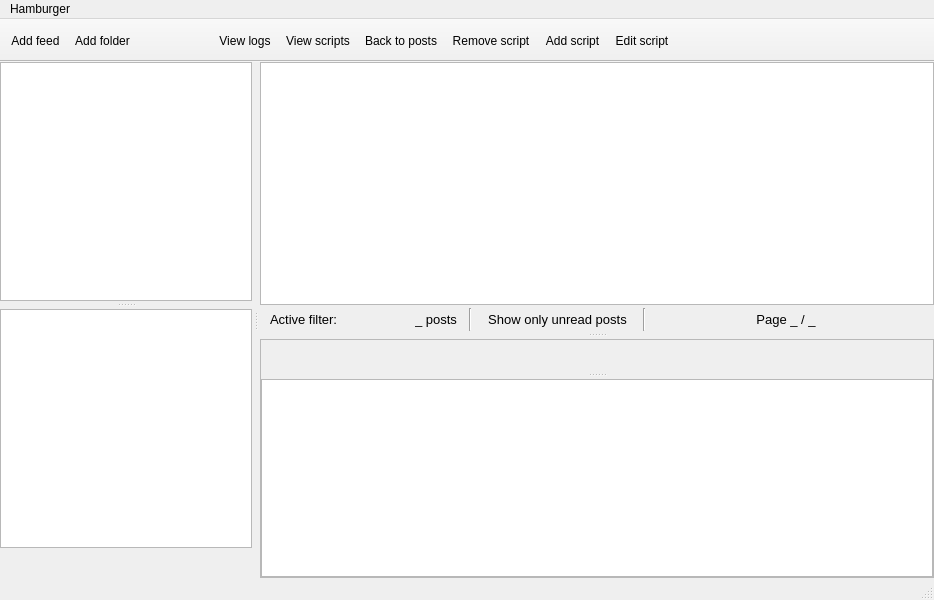
<?xml version="1.0" encoding="UTF-8"?>
<ui version="4.0">
 <class>MainWindow</class>
 <widget class="QMainWindow" name="MainWindow">
  <property name="geometry">
   <rect>
    <x>0</x>
    <y>0</y>
    <width>934</width>
    <height>600</height>
   </rect>
  </property>
  <property name="minimumSize">
   <size>
    <width>800</width>
    <height>600</height>
   </size>
  </property>
  <property name="contextMenuPolicy">
   <enum>Qt::NoContextMenu</enum>
  </property>
  <property name="windowTitle">
   <string notr="true">Zap Feed Reader</string>
  </property>
  <widget class="QWidget" name="centralwidget">
   <layout class="QVBoxLayout" name="verticalLayout">
    <property name="leftMargin">
     <number>0</number>
    </property>
    <property name="topMargin">
     <number>0</number>
    </property>
    <property name="rightMargin">
     <number>0</number>
    </property>
    <property name="bottomMargin">
     <number>0</number>
    </property>
    <item>
     <widget class="QSplitter" name="splitterSourcesAndContentPanes">
      <property name="orientation">
       <enum>Qt::Horizontal</enum>
      </property>
      <property name="handleWidth">
       <number>8</number>
      </property>
      <property name="childrenCollapsible">
       <bool>false</bool>
      </property>
      <widget class="QWidget" name="verticalLayoutWidget_2">
       <layout class="QVBoxLayout" name="verticalLayout_5">
        <property name="spacing">
         <number>0</number>
        </property>
        <item>
         <widget class="QSplitter" name="splitterSourcesAndScriptFolders">
          <property name="orientation">
           <enum>Qt::Vertical</enum>
          </property>
          <property name="handleWidth">
           <number>8</number>
          </property>
          <property name="childrenCollapsible">
           <bool>false</bool>
          </property>
          <widget class="ZapFR::Client::TreeViewSources" name="treeViewSources">
           <property name="contextMenuPolicy">
            <enum>Qt::CustomContextMenu</enum>
           </property>
           <property name="editTriggers">
            <set>QAbstractItemView::NoEditTriggers</set>
           </property>
           <property name="dragEnabled">
            <bool>true</bool>
           </property>
           <property name="dragDropMode">
            <enum>QAbstractItemView::InternalMove</enum>
           </property>
           <property name="defaultDropAction">
            <enum>Qt::MoveAction</enum>
           </property>
           <property name="alternatingRowColors">
            <bool>true</bool>
           </property>
           <property name="uniformRowHeights">
            <bool>true</bool>
           </property>
           <property name="headerHidden">
            <bool>false</bool>
           </property>
           <property name="expandsOnDoubleClick">
            <bool>false</bool>
           </property>
          </widget>
          <widget class="ZapFR::Client::TableViewScriptFolders" name="tableViewScriptFolders">
           <property name="contextMenuPolicy">
            <enum>Qt::CustomContextMenu</enum>
           </property>
           <property name="editTriggers">
            <set>QAbstractItemView::NoEditTriggers</set>
           </property>
           <property name="alternatingRowColors">
            <bool>true</bool>
           </property>
           <property name="selectionMode">
            <enum>QAbstractItemView::SingleSelection</enum>
           </property>
           <property name="selectionBehavior">
            <enum>QAbstractItemView::SelectRows</enum>
           </property>
           <property name="gridStyle">
            <enum>Qt::NoPen</enum>
           </property>
           <attribute name="horizontalHeaderHighlightSections">
            <bool>false</bool>
           </attribute>
           <attribute name="verticalHeaderVisible">
            <bool>false</bool>
           </attribute>
          </widget>
         </widget>
        </item>
        <item>
         <widget class="QFrame" name="frameFlagFilters">
          <layout class="QHBoxLayout" name="horizontalLayout_5">
           <property name="spacing">
            <number>0</number>
           </property>
           <property name="leftMargin">
            <number>0</number>
           </property>
           <property name="topMargin">
            <number>0</number>
           </property>
           <property name="rightMargin">
            <number>0</number>
           </property>
           <property name="bottomMargin">
            <number>0</number>
           </property>
           <item>
            <widget class="ZapFR::Client::PopupFlag" name="widgetFilterFlagBlue" native="true">
             <property name="minimumSize">
              <size>
               <width>30</width>
               <height>30</height>
              </size>
             </property>
            </widget>
           </item>
           <item>
            <widget class="ZapFR::Client::PopupFlag" name="widgetFilterFlagGreen" native="true">
             <property name="minimumSize">
              <size>
               <width>30</width>
               <height>30</height>
              </size>
             </property>
            </widget>
           </item>
           <item>
            <widget class="ZapFR::Client::PopupFlag" name="widgetFilterFlagYellow" native="true">
             <property name="minimumSize">
              <size>
               <width>30</width>
               <height>30</height>
              </size>
             </property>
            </widget>
           </item>
           <item>
            <widget class="ZapFR::Client::PopupFlag" name="widgetFilterFlagOrange" native="true">
             <property name="minimumSize">
              <size>
               <width>30</width>
               <height>30</height>
              </size>
             </property>
            </widget>
           </item>
           <item>
            <widget class="ZapFR::Client::PopupFlag" name="widgetFilterFlagRed" native="true">
             <property name="minimumSize">
              <size>
               <width>30</width>
               <height>30</height>
              </size>
             </property>
            </widget>
           </item>
           <item>
            <widget class="ZapFR::Client::PopupFlag" name="widgetFilterFlagPurple" native="true">
             <property name="minimumSize">
              <size>
               <width>30</width>
               <height>30</height>
              </size>
             </property>
            </widget>
           </item>
           <item>
            <spacer name="horizontalSpacer_5">
             <property name="orientation">
              <enum>Qt::Horizontal</enum>
             </property>
             <property name="sizeHint" stdset="0">
              <size>
               <width>40</width>
               <height>20</height>
              </size>
             </property>
            </spacer>
           </item>
          </layout>
         </widget>
        </item>
       </layout>
      </widget>
      <widget class="QStackedWidget" name="stackedWidgetContentPanes">
       <property name="currentIndex">
        <number>0</number>
       </property>
       <widget class="QWidget" name="pagePosts">
        <layout class="QVBoxLayout" name="verticalLayout_3">
         <property name="leftMargin">
          <number>0</number>
         </property>
         <property name="topMargin">
          <number>0</number>
         </property>
         <property name="rightMargin">
          <number>0</number>
         </property>
         <property name="bottomMargin">
          <number>0</number>
         </property>
         <item>
          <widget class="QSplitter" name="splitterPostsTableAndPostView">
           <property name="orientation">
            <enum>Qt::Vertical</enum>
           </property>
           <property name="handleWidth">
            <number>8</number>
           </property>
           <widget class="QWidget" name="verticalLayoutWidget">
            <layout class="QVBoxLayout" name="layoutPostNavigator">
             <property name="spacing">
              <number>0</number>
             </property>
             <item>
              <widget class="ZapFR::Client::TableViewPosts" name="tableViewPosts">
               <property name="contextMenuPolicy">
                <enum>Qt::CustomContextMenu</enum>
               </property>
               <property name="editTriggers">
                <set>QAbstractItemView::NoEditTriggers</set>
               </property>
               <property name="alternatingRowColors">
                <bool>true</bool>
               </property>
               <property name="selectionBehavior">
                <enum>QAbstractItemView::SelectRows</enum>
               </property>
               <property name="gridStyle">
                <enum>Qt::DotLine</enum>
               </property>
               <attribute name="horizontalHeaderHighlightSections">
                <bool>false</bool>
               </attribute>
               <attribute name="verticalHeaderVisible">
                <bool>false</bool>
               </attribute>
              </widget>
             </item>
             <item>
              <layout class="QHBoxLayout" name="horizontalLayout">
               <property name="spacing">
                <number>12</number>
               </property>
               <property name="topMargin">
                <number>3</number>
               </property>
               <item>
                <layout class="QHBoxLayout" name="horizontalLayout_6">
                 <property name="spacing">
                  <number>3</number>
                 </property>
                 <item>
                  <spacer name="horizontalSpacer_6">
                   <property name="orientation">
                    <enum>Qt::Horizontal</enum>
                   </property>
                   <property name="sizeType">
                    <enum>QSizePolicy::Fixed</enum>
                   </property>
                   <property name="sizeHint" stdset="0">
                    <size>
                     <width>10</width>
                     <height>20</height>
                    </size>
                   </property>
                  </spacer>
                 </item>
                 <item>
                  <widget class="QLabel" name="labelActiveFilter">
                   <property name="font">
                    <font>
                     <pointsize>10</pointsize>
                    </font>
                   </property>
                   <property name="text">
                    <string>Active filter:</string>
                   </property>
                  </widget>
                 </item>
                 <item>
                  <widget class="QLabel" name="labelActiveFilterFlag">
                   <property name="minimumSize">
                    <size>
                     <width>20</width>
                     <height>20</height>
                    </size>
                   </property>
                   <property name="maximumSize">
                    <size>
                     <width>20</width>
                     <height>20</height>
                    </size>
                   </property>
                   <property name="text">
                    <string/>
                   </property>
                   <property name="scaledContents">
                    <bool>true</bool>
                   </property>
                  </widget>
                 </item>
                 <item>
                  <widget class="QLabel" name="labelActiveFilterOther">
                   <property name="font">
                    <font>
                     <pointsize>10</pointsize>
                    </font>
                   </property>
                   <property name="text">
                    <string/>
                   </property>
                  </widget>
                 </item>
                </layout>
               </item>
               <item>
                <spacer name="horizontalSpacer_3">
                 <property name="orientation">
                  <enum>Qt::Horizontal</enum>
                 </property>
                 <property name="sizeHint" stdset="0">
                  <size>
                   <width>40</width>
                   <height>20</height>
                  </size>
                 </property>
                </spacer>
               </item>
               <item>
                <widget class="QLabel" name="labelTotalPostCount">
                 <property name="font">
                  <font>
                   <pointsize>10</pointsize>
                  </font>
                 </property>
                 <property name="text">
                  <string>_ posts</string>
                 </property>
                </widget>
               </item>
               <item>
                <widget class="Line" name="line">
                 <property name="orientation">
                  <enum>Qt::Vertical</enum>
                 </property>
                </widget>
               </item>
               <item>
                <widget class="QPushButton" name="pushButtonToggleShowUnread">
                 <property name="font">
                  <font>
                   <pointsize>10</pointsize>
                  </font>
                 </property>
                 <property name="text">
                  <string>Show only unread posts</string>
                 </property>
                 <property name="flat">
                  <bool>true</bool>
                 </property>
                </widget>
               </item>
               <item>
                <widget class="Line" name="line_2">
                 <property name="orientation">
                  <enum>Qt::Vertical</enum>
                 </property>
                </widget>
               </item>
               <item>
                <widget class="QFrame" name="framePostPageNavigation">
                 <property name="frameShape">
                  <enum>QFrame::NoFrame</enum>
                 </property>
                 <property name="frameShadow">
                  <enum>QFrame::Plain</enum>
                 </property>
                 <layout class="QHBoxLayout" name="horizontalLayout_3">
                  <property name="spacing">
                   <number>4</number>
                  </property>
                  <property name="leftMargin">
                   <number>0</number>
                  </property>
                  <property name="topMargin">
                   <number>0</number>
                  </property>
                  <property name="rightMargin">
                   <number>0</number>
                  </property>
                  <property name="bottomMargin">
                   <number>0</number>
                  </property>
                  <item>
                   <widget class="QPushButton" name="pushButtonPostFirstPage">
                    <property name="cursor">
                     <cursorShape>PointingHandCursor</cursorShape>
                    </property>
                    <property name="toolTip">
                     <string>First page</string>
                    </property>
                    <property name="text">
                     <string/>
                    </property>
                    <property name="flat">
                     <bool>true</bool>
                    </property>
                   </widget>
                  </item>
                  <item>
                   <widget class="QPushButton" name="pushButtonPostPreviousPage">
                    <property name="cursor">
                     <cursorShape>PointingHandCursor</cursorShape>
                    </property>
                    <property name="toolTip">
                     <string>Previous page</string>
                    </property>
                    <property name="text">
                     <string/>
                    </property>
                    <property name="flat">
                     <bool>true</bool>
                    </property>
                   </widget>
                  </item>
                  <item>
                   <widget class="QPushButton" name="pushButtonPostPageNumber">
                    <property name="font">
                     <font>
                      <pointsize>10</pointsize>
                     </font>
                    </property>
                    <property name="cursor">
                     <cursorShape>PointingHandCursor</cursorShape>
                    </property>
                    <property name="text">
                     <string>Page _ / _</string>
                    </property>
                    <property name="flat">
                     <bool>true</bool>
                    </property>
                   </widget>
                  </item>
                  <item>
                   <widget class="QPushButton" name="pushButtonPostNextPage">
                    <property name="cursor">
                     <cursorShape>PointingHandCursor</cursorShape>
                    </property>
                    <property name="toolTip">
                     <string>Next page</string>
                    </property>
                    <property name="text">
                     <string/>
                    </property>
                    <property name="flat">
                     <bool>true</bool>
                    </property>
                   </widget>
                  </item>
                  <item>
                   <widget class="QPushButton" name="pushButtonPostLastPage">
                    <property name="cursor">
                     <cursorShape>PointingHandCursor</cursorShape>
                    </property>
                    <property name="toolTip">
                     <string>Last page</string>
                    </property>
                    <property name="text">
                     <string/>
                    </property>
                    <property name="flat">
                     <bool>true</bool>
                    </property>
                   </widget>
                  </item>
                 </layout>
                </widget>
               </item>
               <item>
                <spacer name="horizontalSpacer_2">
                 <property name="orientation">
                  <enum>Qt::Horizontal</enum>
                 </property>
                 <property name="sizeType">
                  <enum>QSizePolicy::Fixed</enum>
                 </property>
                 <property name="sizeHint" stdset="0">
                  <size>
                   <width>20</width>
                   <height>20</height>
                  </size>
                 </property>
                </spacer>
               </item>
              </layout>
             </item>
            </layout>
           </widget>
           <widget class="QStackedWidget" name="stackedWidgetPost">
            <property name="frameShape">
             <enum>QFrame::StyledPanel</enum>
            </property>
            <property name="frameShadow">
             <enum>QFrame::Raised</enum>
            </property>
            <widget class="QWidget" name="pagePost">
             <layout class="QVBoxLayout" name="verticalLayout_2">
              <property name="spacing">
               <number>0</number>
              </property>
              <property name="leftMargin">
               <number>0</number>
              </property>
              <property name="topMargin">
               <number>0</number>
              </property>
              <property name="rightMargin">
               <number>0</number>
              </property>
              <property name="bottomMargin">
               <number>0</number>
              </property>
              <item>
               <widget class="QSplitter" name="splitterPostAndEnclosures">
                <property name="orientation">
                 <enum>Qt::Vertical</enum>
                </property>
                <property name="handleWidth">
                 <number>8</number>
                </property>
                <widget class="ZapFR::Client::WebEngineViewPost" name="webViewPost" native="true"/>
                <widget class="ZapFR::Client::TableViewPostEnclosures" name="tableViewPostEnclosures">
                 <property name="contextMenuPolicy">
                  <enum>Qt::CustomContextMenu</enum>
                 </property>
                 <property name="editTriggers">
                  <set>QAbstractItemView::NoEditTriggers</set>
                 </property>
                 <property name="showDropIndicator" stdset="0">
                  <bool>false</bool>
                 </property>
                 <property name="alternatingRowColors">
                  <bool>true</bool>
                 </property>
                 <property name="selectionMode">
                  <enum>QAbstractItemView::SingleSelection</enum>
                 </property>
                 <property name="selectionBehavior">
                  <enum>QAbstractItemView::SelectRows</enum>
                 </property>
                 <property name="gridStyle">
                  <enum>Qt::DotLine</enum>
                 </property>
                 <attribute name="horizontalHeaderHighlightSections">
                  <bool>false</bool>
                 </attribute>
                 <attribute name="verticalHeaderVisible">
                  <bool>false</bool>
                 </attribute>
                 <attribute name="verticalHeaderHighlightSections">
                  <bool>false</bool>
                 </attribute>
                </widget>
               </widget>
              </item>
             </layout>
            </widget>
            <widget class="QWidget" name="pagePostCaption">
             <layout class="QVBoxLayout" name="verticalLayout_7">
              <property name="spacing">
               <number>0</number>
              </property>
              <property name="leftMargin">
               <number>0</number>
              </property>
              <property name="topMargin">
               <number>0</number>
              </property>
              <property name="rightMargin">
               <number>0</number>
              </property>
              <property name="bottomMargin">
               <number>0</number>
              </property>
              <item>
               <widget class="ZapFR::Client::WidgetPostCaption" name="widgetPostCaption" native="true"/>
              </item>
             </layout>
            </widget>
           </widget>
          </widget>
         </item>
        </layout>
       </widget>
       <widget class="QWidget" name="pageLogs">
        <layout class="QVBoxLayout" name="verticalLayout_4">
         <property name="leftMargin">
          <number>0</number>
         </property>
         <property name="topMargin">
          <number>0</number>
         </property>
         <property name="rightMargin">
          <number>0</number>
         </property>
         <property name="bottomMargin">
          <number>0</number>
         </property>
         <item>
          <widget class="ZapFR::Client::TableViewLogs" name="tableViewLogs">
           <property name="editTriggers">
            <set>QAbstractItemView::NoEditTriggers</set>
           </property>
           <property name="showDropIndicator" stdset="0">
            <bool>false</bool>
           </property>
           <property name="alternatingRowColors">
            <bool>true</bool>
           </property>
           <property name="selectionMode">
            <enum>QAbstractItemView::SingleSelection</enum>
           </property>
           <property name="selectionBehavior">
            <enum>QAbstractItemView::SelectRows</enum>
           </property>
           <property name="gridStyle">
            <enum>Qt::DotLine</enum>
           </property>
           <attribute name="horizontalHeaderHighlightSections">
            <bool>false</bool>
           </attribute>
           <attribute name="verticalHeaderVisible">
            <bool>false</bool>
           </attribute>
          </widget>
         </item>
         <item>
          <layout class="QHBoxLayout" name="horizontalLayout_2">
           <item>
            <widget class="QFrame" name="frameLogNavigation">
             <property name="frameShape">
              <enum>QFrame::NoFrame</enum>
             </property>
             <property name="frameShadow">
              <enum>QFrame::Plain</enum>
             </property>
             <layout class="QHBoxLayout" name="horizontalLayout_4">
              <property name="leftMargin">
               <number>0</number>
              </property>
              <property name="topMargin">
               <number>0</number>
              </property>
              <property name="rightMargin">
               <number>0</number>
              </property>
              <property name="bottomMargin">
               <number>0</number>
              </property>
              <item>
               <spacer name="horizontalSpacer_4">
                <property name="orientation">
                 <enum>Qt::Horizontal</enum>
                </property>
                <property name="sizeHint" stdset="0">
                 <size>
                  <width>40</width>
                  <height>20</height>
                 </size>
                </property>
               </spacer>
              </item>
              <item>
               <widget class="QPushButton" name="pushButtonLogFirstPage">
                <property name="text">
                 <string/>
                </property>
                <property name="flat">
                 <bool>true</bool>
                </property>
               </widget>
              </item>
              <item>
               <widget class="QPushButton" name="pushButtonLogPreviousPage">
                <property name="text">
                 <string/>
                </property>
                <property name="flat">
                 <bool>true</bool>
                </property>
               </widget>
              </item>
              <item>
               <widget class="QPushButton" name="pushButtonLogPageNumber">
                <property name="font">
                 <font>
                  <pointsize>10</pointsize>
                 </font>
                </property>
                <property name="text">
                 <string>Page _/_</string>
                </property>
                <property name="flat">
                 <bool>true</bool>
                </property>
               </widget>
              </item>
              <item>
               <widget class="QPushButton" name="pushButtonLogNextPage">
                <property name="text">
                 <string/>
                </property>
                <property name="flat">
                 <bool>true</bool>
                </property>
               </widget>
              </item>
              <item>
               <widget class="QPushButton" name="pushButtonLogLastPage">
                <property name="text">
                 <string/>
                </property>
                <property name="flat">
                 <bool>true</bool>
                </property>
               </widget>
              </item>
             </layout>
            </widget>
           </item>
           <item>
            <spacer name="horizontalSpacer">
             <property name="orientation">
              <enum>Qt::Horizontal</enum>
             </property>
             <property name="sizeType">
              <enum>QSizePolicy::Fixed</enum>
             </property>
             <property name="sizeHint" stdset="0">
              <size>
               <width>20</width>
               <height>20</height>
              </size>
             </property>
            </spacer>
           </item>
          </layout>
         </item>
        </layout>
       </widget>
       <widget class="QWidget" name="pageScripts">
        <layout class="QVBoxLayout" name="verticalLayout_6">
         <property name="spacing">
          <number>0</number>
         </property>
         <property name="leftMargin">
          <number>0</number>
         </property>
         <property name="topMargin">
          <number>0</number>
         </property>
         <property name="rightMargin">
          <number>0</number>
         </property>
         <property name="bottomMargin">
          <number>0</number>
         </property>
         <item>
          <widget class="ZapFR::Client::TableViewScripts" name="tableViewScripts">
           <property name="contextMenuPolicy">
            <enum>Qt::CustomContextMenu</enum>
           </property>
           <property name="editTriggers">
            <set>QAbstractItemView::NoEditTriggers</set>
           </property>
           <property name="showDropIndicator" stdset="0">
            <bool>false</bool>
           </property>
           <property name="alternatingRowColors">
            <bool>true</bool>
           </property>
           <property name="selectionMode">
            <enum>QAbstractItemView::SingleSelection</enum>
           </property>
           <property name="selectionBehavior">
            <enum>QAbstractItemView::SelectRows</enum>
           </property>
           <property name="gridStyle">
            <enum>Qt::DotLine</enum>
           </property>
           <attribute name="horizontalHeaderHighlightSections">
            <bool>false</bool>
           </attribute>
           <attribute name="verticalHeaderVisible">
            <bool>false</bool>
           </attribute>
          </widget>
         </item>
        </layout>
       </widget>
       <widget class="QWidget" name="pageProperties">
        <layout class="QVBoxLayout" name="verticalLayout_8">
         <property name="spacing">
          <number>0</number>
         </property>
         <property name="leftMargin">
          <number>0</number>
         </property>
         <property name="topMargin">
          <number>0</number>
         </property>
         <property name="rightMargin">
          <number>0</number>
         </property>
         <property name="bottomMargin">
          <number>0</number>
         </property>
         <item>
          <widget class="QStackedWidget" name="stackedWidgetProperties">
           <property name="currentIndex">
            <number>0</number>
           </property>
           <widget class="QWidget" name="pagePropertiesSource">
            <layout class="QVBoxLayout" name="verticalLayout_11">
             <property name="leftMargin">
              <number>0</number>
             </property>
             <property name="topMargin">
              <number>0</number>
             </property>
             <property name="rightMargin">
              <number>0</number>
             </property>
             <property name="bottomMargin">
              <number>0</number>
             </property>
             <item>
              <widget class="ZapFR::Client::WidgetPropertiesPaneSource" name="widgetPropertiesPaneSource" native="true"/>
             </item>
            </layout>
           </widget>
           <widget class="QWidget" name="pagePropertiesFolder">
            <layout class="QVBoxLayout" name="verticalLayout_9">
             <property name="leftMargin">
              <number>0</number>
             </property>
             <property name="topMargin">
              <number>0</number>
             </property>
             <property name="rightMargin">
              <number>0</number>
             </property>
             <property name="bottomMargin">
              <number>0</number>
             </property>
             <item>
              <widget class="ZapFR::Client::WidgetPropertiesPaneFolder" name="widgetPropertiesPaneFolder" native="true"/>
             </item>
            </layout>
           </widget>
           <widget class="QWidget" name="pagePropertiesFeed">
            <layout class="QVBoxLayout" name="verticalLayout_10">
             <property name="leftMargin">
              <number>0</number>
             </property>
             <property name="topMargin">
              <number>0</number>
             </property>
             <property name="rightMargin">
              <number>0</number>
             </property>
             <property name="bottomMargin">
              <number>0</number>
             </property>
             <item>
              <widget class="ZapFR::Client::WidgetPropertiesPaneFeed" name="widgetPropertiesPaneFeed" native="true"/>
             </item>
            </layout>
           </widget>
          </widget>
         </item>
        </layout>
       </widget>
      </widget>
     </widget>
    </item>
   </layout>
  </widget>
  <widget class="QMenuBar" name="menubar">
   <property name="geometry">
    <rect>
     <x>0</x>
     <y>0</y>
     <width>934</width>
     <height>22</height>
    </rect>
   </property>
   <widget class="QMenu" name="menu_Hamburger">
    <property name="title">
     <string notr="true">Hamburger</string>
    </property>
    <addaction name="action_Add_source"/>
    <addaction name="action_Remove_source"/>
    <addaction name="separator"/>
    <addaction name="action_Import_OPML"/>
    <addaction name="action_Export_OPML"/>
    <addaction name="separator"/>
    <addaction name="action_Exit"/>
   </widget>
   <addaction name="menu_Hamburger"/>
  </widget>
  <widget class="QStatusBar" name="statusbar"/>
  <widget class="QToolBar" name="toolBar">
   <property name="contextMenuPolicy">
    <enum>Qt::NoContextMenu</enum>
   </property>
   <property name="windowTitle">
    <string>toolBar</string>
   </property>
   <property name="movable">
    <bool>false</bool>
   </property>
   <property name="allowedAreas">
    <set>Qt::TopToolBarArea</set>
   </property>
   <property name="iconSize">
    <size>
     <width>28</width>
     <height>28</height>
    </size>
   </property>
   <property name="toolButtonStyle">
    <enum>Qt::ToolButtonTextBesideIcon</enum>
   </property>
   <property name="floatable">
    <bool>false</bool>
   </property>
   <attribute name="toolBarArea">
    <enum>TopToolBarArea</enum>
   </attribute>
   <attribute name="toolBarBreak">
    <bool>false</bool>
   </attribute>
   <addaction name="action_Add_feed"/>
   <addaction name="action_Add_folder"/>
   <addaction name="action_Refresh_feeds"/>
   <addaction name="action_Mark_as_read"/>
   <addaction name="action_View_logs"/>
   <addaction name="action_View_scripts"/>
   <addaction name="action_Back_to_posts"/>
   <addaction name="action_Remove_script"/>
   <addaction name="action_Add_script"/>
   <addaction name="action_Edit_script"/>
   <addaction name="action_Dummy"/>
  </widget>
  <action name="action_Add_source">
   <property name="text">
    <string>Add source</string>
   </property>
  </action>
  <action name="action_Add_feed">
   <property name="text">
    <string>Add feed</string>
   </property>
  </action>
  <action name="action_Import_OPML">
   <property name="text">
    <string>Import OPML</string>
   </property>
  </action>
  <action name="action_Mark_as_read">
   <property name="toolTip">
    <string>Mark as read</string>
   </property>
  </action>
  <action name="action_Refresh_feeds">
   <property name="toolTip">
    <string>Refresh</string>
   </property>
  </action>
  <action name="action_Add_folder">
   <property name="text">
    <string>Add folder</string>
   </property>
   <property name="toolTip">
    <string>Add folder</string>
   </property>
  </action>
  <action name="action_View_logs">
   <property name="text">
    <string>View logs</string>
   </property>
   <property name="toolTip">
    <string>View Logs</string>
   </property>
  </action>
  <action name="action_Back_to_posts">
   <property name="text">
    <string>Back to posts</string>
   </property>
   <property name="toolTip">
    <string>Back to posts</string>
   </property>
  </action>
  <action name="action_Mark_selection_as_unread">
   <property name="text">
    <string>Mark as unread</string>
   </property>
  </action>
  <action name="action_Remove_folder">
   <property name="text">
    <string>Remove folder</string>
   </property>
  </action>
  <action name="action_Remove_feed">
   <property name="text">
    <string>Remove feed</string>
   </property>
  </action>
  <action name="action_View_scripts">
   <property name="text">
    <string>View scripts</string>
   </property>
   <property name="toolTip">
    <string>View scripts</string>
   </property>
  </action>
  <action name="action_Edit_script">
   <property name="text">
    <string>Edit script</string>
   </property>
   <property name="toolTip">
    <string>Edit script</string>
   </property>
  </action>
  <action name="action_Remove_script">
   <property name="text">
    <string>Remove script</string>
   </property>
   <property name="toolTip">
    <string>Remove script</string>
   </property>
  </action>
  <action name="action_Add_script">
   <property name="text">
    <string>Add script</string>
   </property>
   <property name="toolTip">
    <string>Add script</string>
   </property>
  </action>
  <action name="action_Add_script_folder">
   <property name="text">
    <string>Add script folder</string>
   </property>
   <property name="toolTip">
    <string>Add script folder</string>
   </property>
  </action>
  <action name="action_Edit_script_folder">
   <property name="text">
    <string>Edit script folder</string>
   </property>
   <property name="toolTip">
    <string>Edit script folder</string>
   </property>
  </action>
  <action name="action_Remove_script_folder">
   <property name="text">
    <string>Remove script folder</string>
   </property>
   <property name="toolTip">
    <string>Remove script folder</string>
   </property>
  </action>
  <action name="action_Mark_selection_as_read">
   <property name="text">
    <string>Mark as read</string>
   </property>
   <property name="toolTip">
    <string>Mark as read</string>
   </property>
  </action>
  <action name="action_Export_OPML">
   <property name="text">
    <string>Export OPML</string>
   </property>
   <property name="toolTip">
    <string>Export OPML</string>
   </property>
  </action>
  <action name="action_Dummy"/>
  <action name="action_Exit">
   <property name="text">
    <string>Exit</string>
   </property>
   <property name="toolTip">
    <string>Exit</string>
   </property>
  </action>
  <action name="action_View_properties">
   <property name="text">
    <string>View properties</string>
   </property>
   <property name="toolTip">
    <string>View properties</string>
   </property>
  </action>
  <action name="action_Remove_source">
   <property name="text">
    <string>Remove source</string>
   </property>
   <property name="toolTip">
    <string>Remove source</string>
   </property>
  </action>
  <action name="action_Edit_folder">
   <property name="text">
    <string>Edit folder</string>
   </property>
   <property name="toolTip">
    <string>Edit folder</string>
   </property>
  </action>
 </widget>
 <customwidgets>
  <customwidget>
   <class>ZapFR::Client::TreeViewSources</class>
   <extends>QTreeView</extends>
   <header>widgets/TreeViewSources.h</header>
  </customwidget>
  <customwidget>
   <class>ZapFR::Client::TableViewPosts</class>
   <extends>QTableView</extends>
   <header>widgets/TableViewPosts.h</header>
  </customwidget>
  <customwidget>
   <class>ZapFR::Client::WebEngineViewPost</class>
   <extends>QWidget</extends>
   <header>widgets/WebEngineViewPost.h</header>
   <container>1</container>
  </customwidget>
  <customwidget>
   <class>ZapFR::Client::TableViewLogs</class>
   <extends>QTableView</extends>
   <header>widgets/TableViewLogs.h</header>
  </customwidget>
  <customwidget>
   <class>ZapFR::Client::PopupFlag</class>
   <extends>QWidget</extends>
   <header>widgets/PopupFlagChooser.h</header>
   <container>1</container>
  </customwidget>
  <customwidget>
   <class>ZapFR::Client::TableViewScriptFolders</class>
   <extends>QTableView</extends>
   <header>widgets/TableViewScriptFolders.h</header>
  </customwidget>
  <customwidget>
   <class>ZapFR::Client::TableViewScripts</class>
   <extends>QTableView</extends>
   <header>widgets/TableViewScripts.h</header>
  </customwidget>
  <customwidget>
   <class>ZapFR::Client::WidgetPostCaption</class>
   <extends>QWidget</extends>
   <header>widgets/WidgetPostCaption.h</header>
   <container>1</container>
  </customwidget>
  <customwidget>
   <class>ZapFR::Client::WidgetPropertiesPaneFeed</class>
   <extends>QWidget</extends>
   <header>widgets/WidgetPropertiesPaneFeed.h</header>
   <container>1</container>
  </customwidget>
  <customwidget>
   <class>ZapFR::Client::WidgetPropertiesPaneFolder</class>
   <extends>QWidget</extends>
   <header>widgets/WidgetPropertiesPaneFolder.h</header>
   <container>1</container>
  </customwidget>
  <customwidget>
   <class>ZapFR::Client::WidgetPropertiesPaneSource</class>
   <extends>QWidget</extends>
   <header>widgets/WidgetPropertiesPaneSource.h</header>
   <container>1</container>
  </customwidget>
  <customwidget>
   <class>ZapFR::Client::TableViewPostEnclosures</class>
   <extends>QTableView</extends>
   <header>widgets/TableViewPostEnclosures.h</header>
  </customwidget>
 </customwidgets>
 <resources/>
 <connections/>
</ui>
